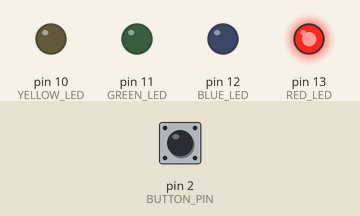
Bench run of a sketch on a simulated Arduino Uno, built with avr-gcc and run on an emulated ATmega328P. On the bench: output pins drawn as LEDs (lit = HIGH). The inputs (shaded band) are chosen by the test bench; at power-on: pin 2 (BUTTON_PIN) LOW.

Above: at 0.12 s.
At 0.89 s:
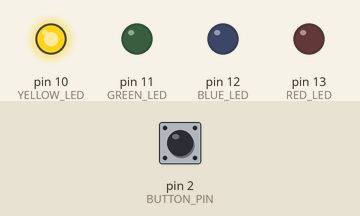
At 1.4 s:
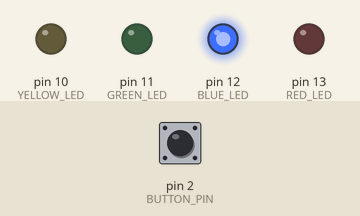
At 2.68 s:
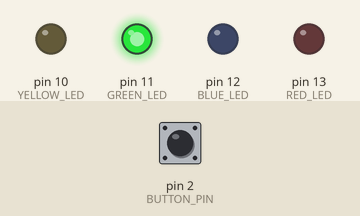
Timing chart, 0 to 3.0 s (numbered marks = the images above):
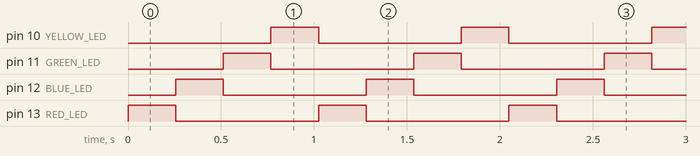

Measured:
- by itself, pin 10 (YELLOW_LED), pin 11 (GREEN_LED), pin 12 (BLUE_LED), pin 13 (RED_LED): alternates HIGH for 0.26 s and LOW for 0.77 s
- by itself, everything shown: repeats every 1.0 s, in 4 steps

The sketch:

Experimento1.ino
```cpp
#define RED_LED 13
#define BLUE_LED 12
#define GREEN_LED 11
#define YELLOW_LED 10
#define LTR -1
#define RTL 1

#define SLEEP_TIME 1 << 8
#define BUTTON_PIN 2

int button_state = 0;
int LED = RED_LED;
int DIRECTION = -1;

void setup()
{
  Serial.begin(9600);
  pinMode(BUTTON_PIN, INPUT);
  pinMode(RED_LED, OUTPUT);
  pinMode(BLUE_LED, OUTPUT);
  pinMode(GREEN_LED, OUTPUT);
  pinMode(YELLOW_LED, OUTPUT);
}

void loop()
{
  digitalWrite(LED, HIGH);
  sleep();
  digitalWrite(LED, LOW);

  button_state = digitalRead(BUTTON_PIN);

  if (button_state == HIGH) DIRECTION = RTL;
  else DIRECTION = LTR;

  LED = LED + DIRECTION;
  if (LED > RED_LED) LED = YELLOW_LED;
  if (LED < YELLOW_LED) LED = RED_LED;
}

void sleep()
{
  delay(SLEEP_TIME);
}
```
